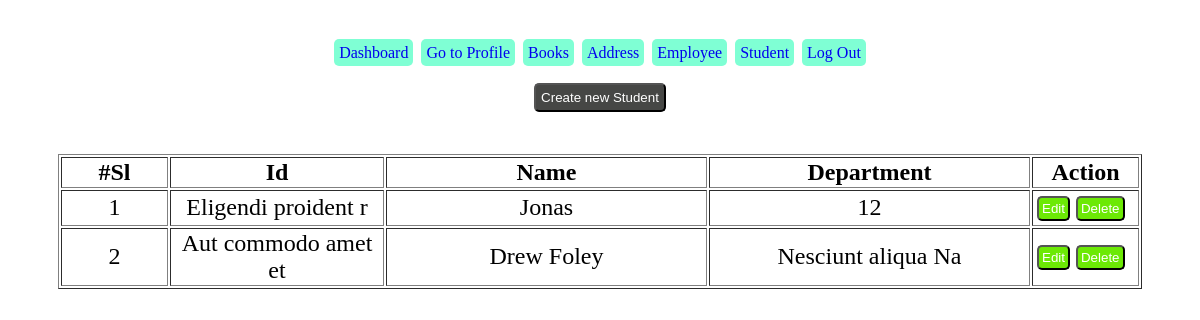
Page /view/student/list.php (signed in) on the earlier database version.
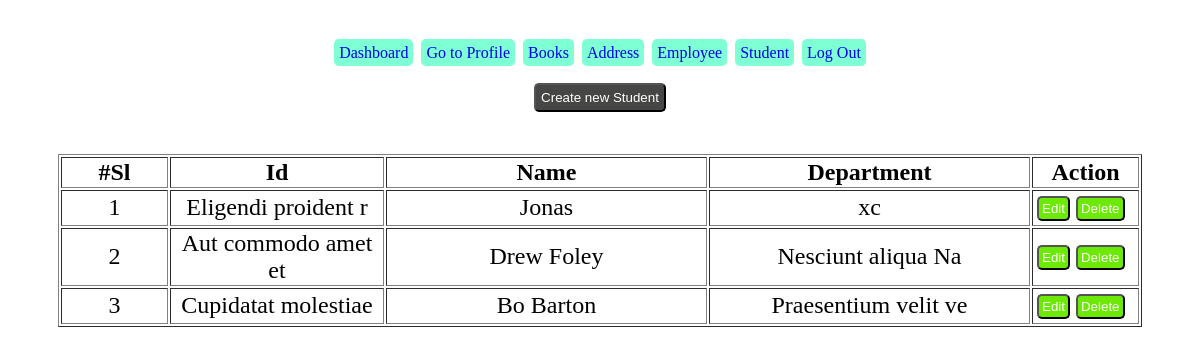
Same page on the later database version.
### tables this page shows
CREATE TABLE `students` (
  `id` int(11) NOT NULL,
  `name` varchar(255) DEFAULT NULL,
  `department` varchar(255) DEFAULT NULL,
  `student_id` varchar(255) DEFAULT NULL
);

### model/studentModel.php (called while the page is built, shortened)
<?php
function getAllStudents(){
    $con = getConnection();
    $sql = "select * from students";
    $result = mysqli_query($con, $sql);
    return $result;
}
?>

### view/student/list.php (the view, shortened to what this page needs)
<!doctype html>
<html lang="en">
<head>
    <link rel="stylesheet" href="../../asset/main.css">
</head>
<body>
<br><br>
<?php
include "../../view/student/menu.php";
require_once('../../model/studentModel.php');
$student = getAllStudents();
?>
<h4 align="center">
    <form action="../../route/path.php" method="get">
        <button id="a2">Create new Student</button>
    </form>
</h4>
<div class="container">
    <table border="1" align="center">
        <thead>
        <tr>
            <th width="10%">#Sl</th>
            <th width="20%">Id</th>
            <th width="30%">Name</th>
            <th width="30%">Department</th>
            <th width="10%">Action</th>
        </tr>
        </thead>
        <tbody>
        <?php
        $x = 0;
        while ($row = $student->fetch_array(MYSQLI_ASSOC)) {
            $x++;
            echo
                '<tr>' .
                '<td>' . $x . '</td>' .
                '<td>' . $row['student_id'] . '</td>' .
                '<td>' . $row['name'] . '</td>' .
                '<td>' . $row['department'] . '</td>' .
                '<td>
                        <div style="display: flex">
                            <form action="../../route/path.php?student_id='.$row['id'].'">
                                <input type="hidden" name="student_edit_view" value="' .$row['id'] . '"/>
                                <button id="a3">Edit</button>
                            </form>
                            <form action="../../route/path.php?student_id='.$row['id'].'">
                                <input type="hidden" name="student_delete" value="' . $row['id'] . '"/>
                                <button id="a3">Delete</button>
                            </form>
                        </div>
                    </td>' .
                '</tr>';
        }
        ?>
        </tbody>
    </table>
</div>
</body>
</html>

### view/student/menu.php
<?php
echo '<div align="center">
        <a href="../dashboard.php" id="a1">Dashboard</a>
        <a href="../profile/show.php" id="a1">Go to Profile</a>
        <a href="../../route/path.php?book_list" id="a1">Books</a>
        <a href="../../route/path.php?address_list" id="a1">Address</a>
        <a href="../../route/path.php?employee_list" id="a1">Employee</a>
        <a href="../../route/path.php?student_list" id="a1">Student</a>
        <a href="../../controller/logout.php" id="a1"> Log Out</a>
    </div>'
?>

### asset/main.css (style rules this page uses)
.container { padding: 20px 50px; font-size: 24px; font-weight: 300; text-align: center; }
#a1 { text-decoration: none; padding: 5px; margin: 2px; border-radius: 5px; background-color: aquamarine; }
#a2 { text-decoration: none; padding: 5px; border-radius: 5px; color: white; background-color: rgb(70, 71, 69); }
#a3 { text-decoration: none; padding: 3px; margin: 3px; border-radius: 5px; color: white; background-color: rgb(108, 233, 5); }

Differences in the rows shown:
changed students "Eligendi proident r": department "12" → "xc"
added students: student "Cupidatat molestiae", name "Bo Barton", department "Praesentium velit ve"
